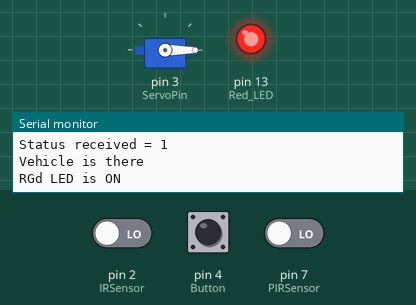
Recording of a sketch running on a simulated Arduino Uno, built with avr-gcc and run on an emulated ATmega328P. Shown: servo, output pins drawn as LEDs (lit = HIGH), the last lines printed to the serial monitor. Dashed ring = blinking. Inputs (shaded band) come from the test bench; at power-on: pin 4 (Button) LOW, pin 2 (IRSensor) LOW, pin 7 (PIRSensor) LOW.

Above: at 1.2 s.
1.3 s: pin 4 (Button) pulled HIGH for 1 s
At 1.68 s:
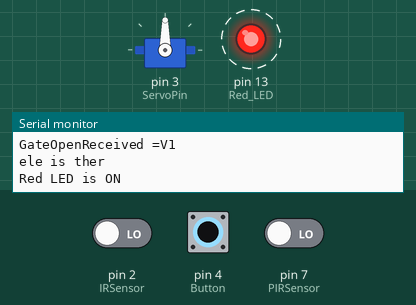
4.3 s: pin 2 (IRSensor) driven HIGH
5.8 s: pin 4 (Button) pulled HIGH for 0.15 s
At 6.9 s:
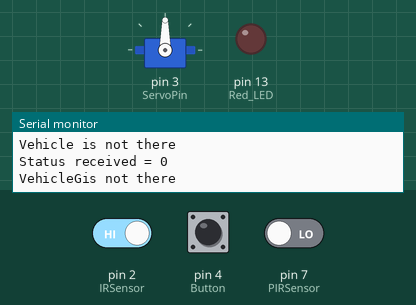
7.4 s: pin 2 (IRSensor) driven LOW
At 7.5 s:
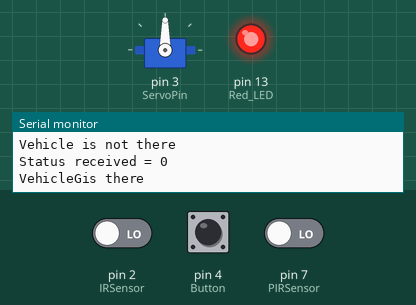
9.0 s: pin 7 (PIRSensor) driven HIGH
10.6 s: pin 7 (PIRSensor) driven LOW
Timing chart, 0 to 13.6 s (numbered marks = the images above; inputs shaded):
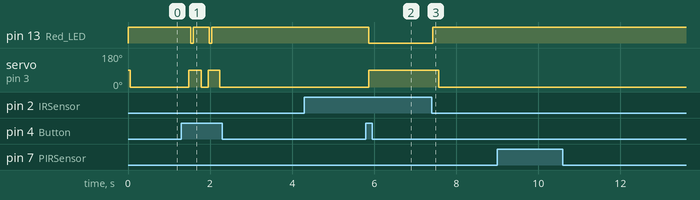

The sketch:

AESD_Project.ino
```cpp
#include <Arduino_FreeRTOS.h>
#include <Servo.h>
#include <semphr.h>
#include "queue.h"

QueueHandle_t var_queue;
SemaphoreHandle_t xBinarySemaphore;

#define IRSensor 2   // connect IR sensor to Arduino Pin 2
#define PIRSensor 7  // connect PIR sensor to Arduino Pin 7
#define Red_LED 13   // conect Red_LED to Arduino Pin 13
#define ServoPin 3
#define Button 4

Servo MyServo;

int i = 0;

void setup() {

  Serial.begin(9600);
  // put your setup code here, to run once:
  var_queue = xQueueCreate(1, sizeof(unsigned int));
  xBinarySemaphore = xSemaphoreCreateBinary();

  xTaskCreate(Task1, "IR_Sensor", 128, NULL, 3, NULL);
  xTaskCreate(Task2, "ServoMotor", 128, NULL, 2, NULL);
  xTaskCreate(Task3, "PIRSensor", 128, NULL, 1, NULL);

  xSemaphoreGive(xBinarySemaphore);
}

void Task1(void *pvparameters) {

  pinMode(IRSensor, INPUT);  // sensor pin INPUT
  pinMode(Red_LED, OUTPUT);  // Red_Led pin OUTPUT

  while (1) {

    int statusSensor = digitalRead(IRSensor);

    if (statusSensor == 1) {

      int Status_Send = 0;
      xQueueSend(var_queue, &Status_Send, 2);
      Serial.println("Vehicle is not there");
      vTaskDelay(1);
    }

    else {

      int Status_Send = 1;
      xQueueSend(var_queue, &Status_Send, 2);
      digitalWrite(Red_LED, HIGH);  // Red_LED High
      Serial.println("Vehicle is there");
      Serial.println("Red LED is ON");
      Serial.println("");
      vTaskDelay(1);
    }
  }
}

void Task2(void *pvparameters) {

  pinMode(Button, INPUT);

  MyServo.attach(ServoPin);

  int32_t StatusReceived = 0;
  int32_t button_state = 0;

  const TickType_t xTicksToWait = pdMS_TO_TICKS(100);

  while (1) {

    xQueueReceive(var_queue, &StatusReceived, xTicksToWait);
    vTaskDelay(1);
    Serial.print("Status received = ");
    Serial.println(StatusReceived);
    vTaskDelay(1);

    if (StatusReceived == 1) {

      MyServo.write(0);
      Serial.println("Gate Closed");
      Serial.println("");
      vTaskDelay(1);

      delay(100);
    }

    button_state = digitalRead(Button);
    int Gate_Opened = 0;

    if (button_state == HIGH) {

      MyServo.write(90);
      int Gate_Opened = 1;
      xQueueSend(var_queue, &Gate_Opened, 2);
      digitalWrite(Red_LED, LOW);  // Red_LED LOW
      Serial.println("Button is pressed");
      Serial.println("Gate Opened");
      Serial.println("Red LED Turns OFF");

      vTaskDelay(10);
    }
  }
}

void Task3(void *pvparameters) {

  int PIRState = LOW;  // we start, assuming no motion detected
  int val = 0;         // variable for reading the pin status
  int counter = 0;
  int CurrentState = 0;
  int PreviousState = 0;

  const TickType_t xTicksToWait = pdMS_TO_TICKS(100);

  pinMode(PIRSensor, INPUT);  // declare PIR Sensor as input

  int32_t GateOpenReceived = 0;


  while (1) {

    xQueueReceive(var_queue, &GateOpenReceived, xTicksToWait);
    Serial.print("GateOpenReceived = ");
    Serial.println(GateOpenReceived);
    vTaskDelay(1);

    if (GateOpenReceived == 1) {

      xSemaphoreTake(xBinarySemaphore, portMAX_DELAY);

      val = digitalRead(PIRSensor);  // read PIR Sensor input value
      if (val == HIGH) {             // check if the input is HIGH
        Serial.println("PIR Input is HIGH");
        vTaskDelay(1);
        if (PIRState == LOW) {
          // we have just turned on
          CurrentState = 1;
          // We only want to print on the output change, not state
          PIRState = HIGH;
          vTaskDelay(10);
        }
      }

      else {
        Serial.println("PIR Input is LOW");
        vTaskDelay(1);
        if (PIRState == HIGH) {
          // we have just turned of
          CurrentState = 0;
          // We only want to print on the output change, not state
          PIRState = LOW;
        }
      }

      if (CurrentState != PreviousState) {
        if (CurrentState == 1) {
          counter = counter + 1;
          Serial.println("");
          Serial.println("");
          Serial.print("Number of Vehicles = ");
          Serial.println(counter);
          Serial.println("");
          Serial.println("");
          vTaskDelay(100);
        }
      }

      xSemaphoreGive(xBinarySemaphore);
      vTaskDelay(1);
    }
  }
}

void loop() {
  // put your main code here, to run repeatedly:
}
```

Measured:
- after the input at 1.3 s, pin 13 (Red_LED): alternates HIGH for 0.39 s and LOW for 0.06 s, 4 changes in all, then stays HIGH, starting after 0.23 s; servo on pin 3 (ServoPin): alternates 90° for 0.29 s and 0° for 0.17 s, 4 changes in all, then stays 0°, starting after 0.19 s
- after the input at 5.8 s, pin 13 (Red_LED): HIGH → LOW after 0.07 s; servo on pin 3 (ServoPin): 0° → 90° after 0.07 s
- after the input at 7.4 s, pin 13 (Red_LED): LOW → HIGH at once; servo on pin 3 (ServoPin): 90° → 0° after 0.18 s
